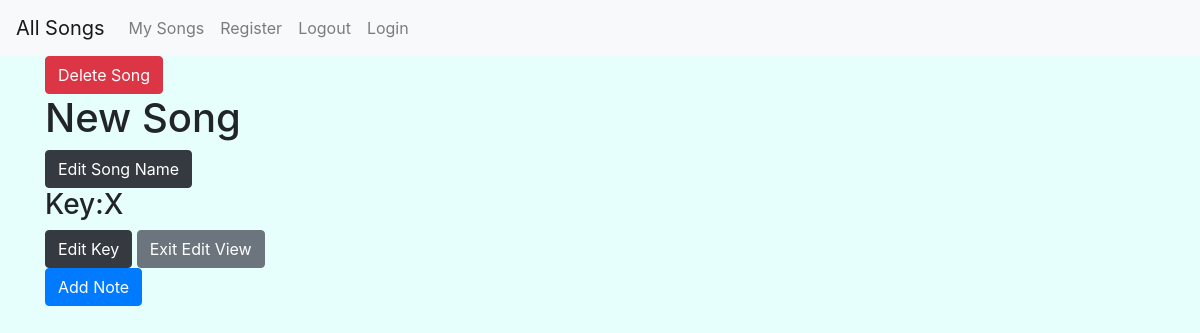
/edit/18/ (signed in), run on an earlier commit of the app's database.
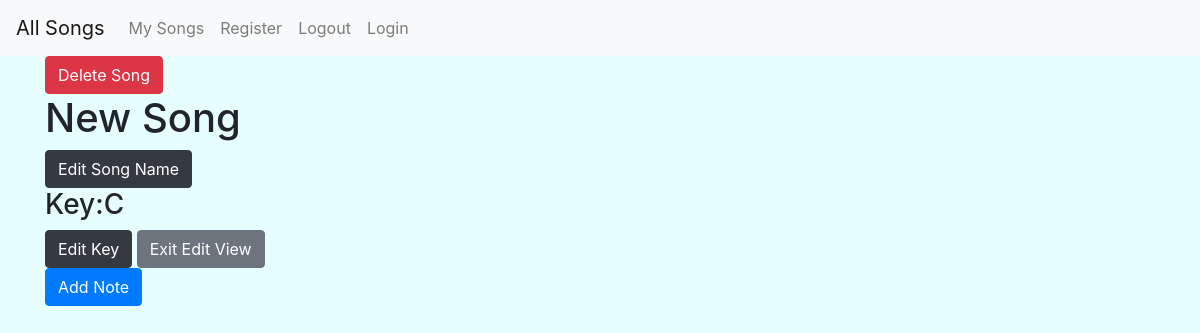
And on a later commit of the database.
### tabs/models.py (models this page shows, shortened)
class Song(models.Model):
    user = models.ForeignKey(User, on_delete=models.SET_NULL, null=True)
    name = models.CharField(max_length=20)
    key = models.CharField(max_length=2)

### tabs/views.py (the view)
# urls.py: path('edit/<int:pk>/', views.song_edit, name='edit'),
def song_edit(request, pk):
    current_user = request.user
    song = Song.objects.get(id=pk)
    notes = song.notes_set.all()
    if current_user != song.user:
        return redirect("/")
    context = {'notes': notes, 'song': song}
    return render(request, 'tabs/song_edit.html', context)

### tabs/templates/tabs/song_edit.html (shortened to what this page needs)
{% extends "tabs/base.html" %}
{% block body_block %}
    <a class= 'btn btn-danger' href="{% url 'delete_song' pk=song.pk  delete=False %}">Delete Song</a>
    <h1>{{ song.name }}</h1>
    <a class = 'btn btn-dark' href="{% url 'edit_name' pk=song.pk %}">Edit Song Name</a>
    <h3>Key:{{ song.key }}</h3>
    <a class = 'btn btn-dark' href="{% url 'edit_key' pk=song.pk %}">Edit Key</a>
    <a class = 'btn btn-secondary' href="{% url 'detail' pk=song.pk %}">Exit Edit View</a>
    <a class="btn btn-primary" href="{% url 'add_note' pk=song.pk %}">Add Note</a>
{% endblock %}

What changed in the data, as far as the page shows it:
changed Song "New Song": key "X" → "C"
